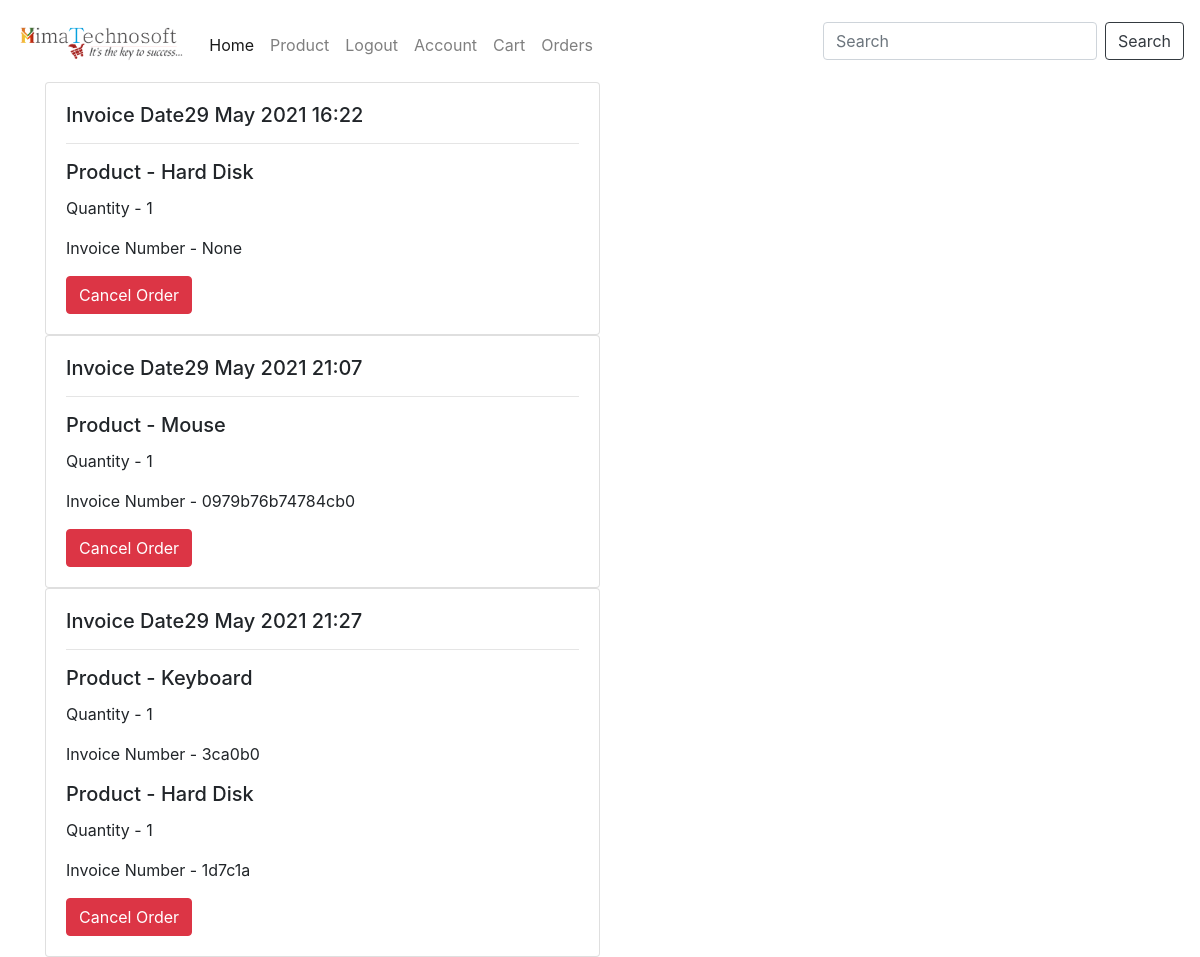
Page /orders (signed in) on the committed database.
### himatech/models.py (models this page shows, shortened)
class Cart(db.Model):
    cart_id = db.Column(db.Integer, primary_key=True)
    username = db.Column(db.String(20))
    email = db.Column(db.String(120))
    product_name = db.Column(db.String(32))
    product_quantity = db.Column(db.Integer)
    product_image = db.Column(db.String(100))
    product_price = db.Column(db.Integer)
    checkout  = db.Column(db.Boolean, default=False)
    firstName = db.Column(db.String(30))
    lastName = db.Column(db.String(30))
    address = db.Column(db.String(300))
    phoneNumber = db.Column(db.Integer)
    company = db.Column(db.String(150))
    country = db.Column(db.String(100), default="India")
    city = db.Column(db.String(100))
    pincode = db.Column(db.String(6))
    state = db.Column(db.String(30), default="Karnataka")
    checkoutTime = db.Column(db.DateTime, default=datetime.utcnow)
    invoiceNumber = db.Column(db.String(16))

### himatech/routes.py (the view)
@app.route('/orders', methods=["GET", "POST"])
@login_required
def orders():
    form = CancelOrder()
    orders = Cart.query.filter_by(email=current_user.email, checkout=True).all()
    checkedOutTime = []
    shoppedItems = []
    price = []
    for item in orders:
        if item.checkoutTime not in checkedOutTime:
            checkedOutTime.append(item.checkoutTime)
            price.append(item.product_price)
    for orderedTime in checkedOutTime:
        shoppedItems.append(Cart.query.filter_by(email=current_user.email, checkout=True, checkoutTime=orderedTime).all() )
    if request.method=='POST':
        flash("Under Construction", "danger")
    return render_template('purchase.html', shoppedItems= shoppedItems, form=form)

### himatech/forms.py
class CancelOrder(FlaskForm):
    cancelOrder = SubmitField('Cancel Order')

### himatech/models.py (called while the page is built)
@login.user_loader                          #loads the user from the database
def load_user(id):
    return User.query.get(int(id))

### himatech/templates/purchase.html
{% extends 'base.html' %} {%block head%} {% endblock head %} {% block body%}
<div class="container">
    {% for item in shoppedItems %}
        {% if item|length > 1%}
            <div class="card w-50">
                <div class="card-body">
                    <h5 class="card-title">Invoice Date{{ item[0].checkoutTime.strftime("%d %b %Y %H:%M") }}</h5>
                    <hr>
                        {% for order in item %}
                            <h5 class="card-title"> Product - {{ order.product_name }}</h5>
                            <p class="card-text">Quantity - {{ order.product_quantity }}</p>
                            <p class="card-text">Invoice Number - {{ order.invoiceNumber }}</p>
                        {% endfor %}
                        <form method="post" novalidate>
                            {{ form.cancelOrder(class="btn btn-danger")}}
                        </form>
                    </div>
                </div>
        {% else %}
        <div class="card w-50">
            <div class="card-body">
                {% for order in item %}
                    <h5 class="card-title">Invoice Date{{ order.checkoutTime.strftime("%d %b %Y %H:%M") }}</h5>
                    <hr>
                    <h5 class="card-title">Product - {{ order.product_name }}</h5>
                    <p class="card-text">Quantity - {{ order.product_quantity }}</p>
                    <p class="card-text">Invoice Number - {{ order.invoiceNumber }}</p>
                    <form method="post" novalidate>
                        {{ form.cancelOrder(class="btn btn-danger")}}
                    </form>
                {% endfor %}
            </div>
          </div>
        {% endif %}
    {% endfor %}
</div>
{% endblock body%}

### himatech/templates/base.html (style rules this page uses)
* { padding: 0%; margin: 0%; box-sizing: border-box; }

### rows in the picture
Cart: checkoutTime "29 May 2021 16:22", product_name "Hard Disk", product_quantity "1", invoiceNumber "None"
Cart: checkoutTime "29 May 2021 21:07", product_name "Mouse", product_quantity "1", invoiceNumber "0979b76b74784cb0"
Cart: checkoutTime "29 May 2021 21:27", product_name "Keyboard", product_quantity "1", invoiceNumber "3ca0b0"
Cart: product_name "Hard Disk", product_quantity "1", invoiceNumber "1d7c1a"
